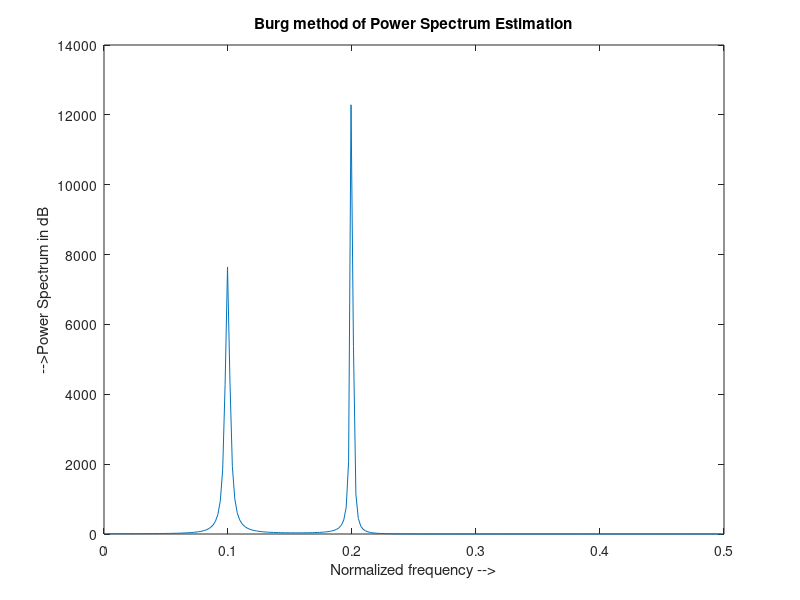

This figure's MATLAB source:
% POWER SPECTRUM ESTIMATION USING BURG METHOD
clc;
close all;
clear all; 
a=[1 -2.2137 2.9408 -2.1697 0.9609]; % AR filter coefficients
randn('state',1);
x=filter(1,a,randn(256,1)); % AR system output
pburg(x,4); % Fourth-order estimate
xlabel('Normalized frequency -->');
ylabel('-->Power Spectrum in dB');
title('Burg method of Power Spectrum Estimation');